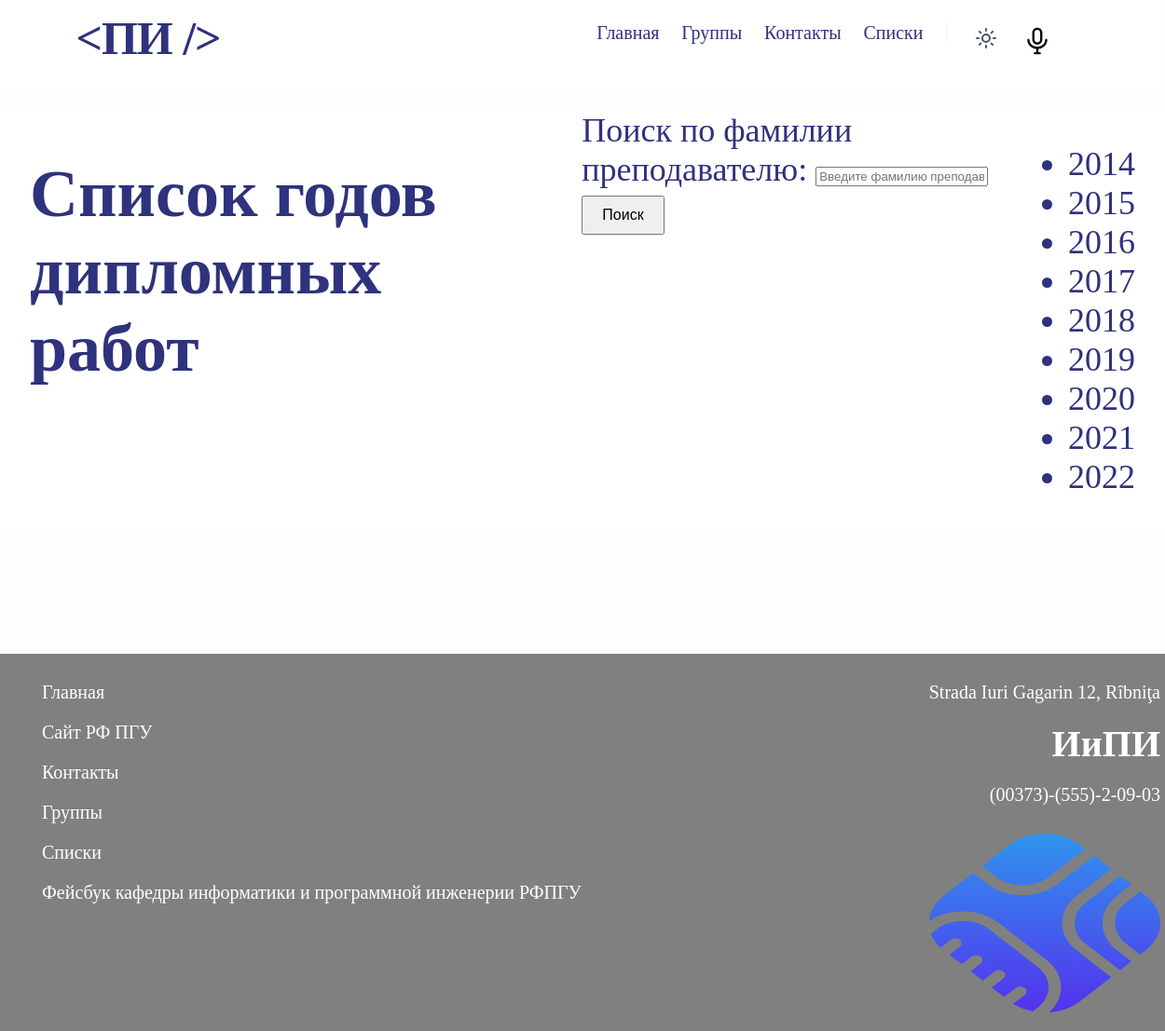
Screenshot of /diplom with the database file from the repository.
### app.py (models this page shows)
class List_diploms(db.Model):
    id = db.Column(db.Integer, primary_key=True)
    year = db.Column(db.Integer, nullable=True)
    name_student = db.Column(db.String(100), nullable=True)
    name_diplom = db.Column(db.String(100), nullable=True)
    name_teacher = db.Column(db.String(100), nullable=True)

### app.py (the view)
@app.route('/diplom')
def diplom_year():
    years = List_diploms.query.distinct(List_diploms.year).order_by(List_diploms.year).all()
    return render_template('Diplom_years.html', years=years)

### app.py (called while the page is built)
@app.before_request
def restrict_access():
    if request.endpoint and "/admin" in request.endpoint:  # Проверяем, что запрос направлен к админке
        if not current_user.is_authenticated:  # Если пользователь не аутентифицирован
            return redirect(url_for('login'))  # Перенаправляем его на страницу входа
        elif current_user.user_role != 1:  # Если у пользователя нет админских прав
            flash("У вас нет доступа к этой странице.", 'error')  # Показываем сообщение об ошибке
            return redirect(url_for('login'))  # Перенаправляем его на страницу входа

### templates/Diplom_years.html (shortened to what this page needs)
{% extends 'base.html'%}
{% block body%}
    <div class="container">
        <h1>Список годов дипломных работ</h1>
        <form action="{{ url_for('search_teacher_diplom') }}" method="get">
            <label for="teacher">Поиск по фамилии преподавателю:</label>
            <input type="text" id="teacher" name="teacher" placeholder="Введите фамилию преподавателя">
            <button type="submit">Поиск</button>
        </form>
        <ul>
            {% set displayed_years = [] %}
            {% for year in years %}
                {% if year.year not in displayed_years %}
                    <li><a href="{{ url_for('diplom', year=year.year) }}">{{ year.year }}</a></li>
                    {% set _ = displayed_years.append(year.year) %}
                {% endif %}
            {% endfor %}
        </ul>
    </div>
{% endblock %}

### templates/base.html (shortened to what this page needs)
<!doctype html>
<html lang="ru">
<head>
    <link rel="stylesheet" href="{{ url_for('static', filename='css/base.css') }}">
    <link rel="stylesheet" href="{{ url_for('static', filename='css/global.css') }}">
</head>
<body id="body">
    <div class="rectangle-parent">
        <div class="header">
            <div class="container">
                <b class="b"><a href="/home">&lt;ПИ /&gt;</a></b>
                <div class="navigation">
                    <div class="link">
                        <div class="about"><a href="/home">Главная</a></div>
                    </div>
                    <div class="link" id="linkContainer1">
                        <div class="about"><a href="/ListOfGroups">Группы</a></div>
                    </div>
                    <div class="link" id="linkContainer">
                        <div class="about"><a href="/Contacts">Контакты</a></div>
                    </div>
                    <div class="link">
                        <div class="about"><a href="/Lists">Списки</a></div>
                    </div>
                    <div class="actions">
                        <div class="icon-button" id="themeToggleBtn">
                            <img class="icon" alt="" src="static/images/icon.svg">
                        </div>
                        <div class="icon-button">
                            <img class="microphone-icon" alt="Микрофон" src="static/images/microphone.svg" id="start-record-btn">
                        </div>
                    </div>
                </div>
            </div>
        </div>
<main>
{% block body %}{% endblock %}
</main>
         <footer class="footer">
            <div class="footer-container">
                <div class="footer-links">
                    <div class="footer-link"><a href="/">Главная</a></div>
                    <div class="footer-link"><a href="https://rfpgu.ru/">Сайт РФ ПГУ</a></div>
                    <div class="footer-link"><a href="/Contacts">Контакты</a></div>
                    <div class="footer-link"><a href="/ListOfGroups">Группы</a></div>
                    <div class="footer-link"><a href="/Lists">Списки</a></div>
                    <div class="footer-link"><a href="https://www.facebook.com/groups/iipirfpgu?locale=ru_RU"> Фейсбук кафедры информатики и программной инженерии РФПГУ</a></div>
                </div>
                <div class="footer-info">
                    <div class="footer-address">Strada Iuri Gagarin 12, Rîbniţa</div>
                    <h1 class="footer-title">ИиПИ</h1>
                    <div class="footer-phone">(00373)-(555)-2-09-03</div>
                    <img class="subtract-icon" loading="lazy" alt="" src="static/images/subtract.svg">
                </div>
            </div>
        </footer>
    </div>
</body>
</html>

### static/css/base.css (style rules this page uses)
.light-theme { background-color: #ffffff; }
.light-theme .header { background-color: #ffffff; }
.light-theme main { background-color: #ffffff; }
main { width: 100%; max-width: 100%; }
.rectangle-parent { background-color: var(--color-gray-100); flex-direction: column; padding: 119px 0 0; box-sizing: border-box; gap: 133.4px; max-width: 100%; text-align: left; font-size: var(--font-size-17xl); color: var(--color-darkslateblue); font-family: var(--font-poppins); }
button { padding: 10px 20px; font-size: 16px; }
.microphone-icon { width: 30px; cursor: pointer; }
.frame-parent, .header-parent, .rectangle-parent { position: relative; display: flex; align-items: flex-start; justify-content: flex-start; }
.header { width: 100%; margin: 0 !important; position: absolute; top: -5px; left: -4px; background-color: var(--gray-default); border-bottom: 1px solid transparent; overflow: hidden; flex-shrink: 0; justify-content: flex-start; padding: 28px 80px; z-index: 1; text-align: center; font-size: 50px; color: var(--color-darkslateblue); font-family: var(--body2-medium-all); }
.container, .header { box-sizing: border-box; }
.container, .header, .navigation { max-width: 100%; }
.actions, .container, .header, .navigation { display: flex; flex-direction: row; align-items: flex-start; }
.container { flex: 1; justify-content: space-between; padding: 0 var(--padding-13xl); gap: 20px; }
.b { width: 102px; letter-spacing: -0.02em; line-height: 36px; display: flex; align-items: center; justify-content: center; min-width: 102px; white-space: nowrap; }
.container a { text-decoration: none; font-family: var(--font-nunito-sans); color: var(--color-darkslateblue); }
.about, .b { position: relative; }
.about { line-height: 24px; font-weight: 500; display: inline-block; min-width: 65px; }
.navigation { justify-content: flex-start; gap: 23.8px; text-align: left; font-size: var(--body2-medium-all-size); }
.link, .link-wrapper { display: flex; flex-direction: row; align-items: flex-start; justify-content: flex-start; font-size:20px; }
.link, .link-wrapper { display: flex; flex-direction: row; align-items: flex-start; justify-content: flex-start; }
.actions { justify-content: flex-start; gap: var(--gap-base); color: var(--gray-50); }
.icon { height: 24px; width: 24px; position: relative; overflow: hidden; flex-shrink: 0; }
.icon-button { border-radius: 8px; display: flex; flex-direction: row; align-items: center; justify-content: center; padding: var(--padding-7xs); }
.footer { position: relative; bottom: 0; left: 0; width: 100%; background-color: #808080; padding: 20px; font-size: 12 px; color: #ffffff; }
.footer-container { display: flex; justify-content: space-between; align-items: flex-start; max-width: 1200px; margin: 0 auto; }
.footer-links, .footer-info { display: flex; flex-direction: column; font-size: 20px; }
.footer-links { text-align: left; }
.footer-link { margin: 10px 0; }
.footer-info { text-align: right; }
.footer-address, .footer-title, .footer-phone { margin: 10px 0; }
.footer a { color: #ffffff; text-decoration: none; }
.subtract-icon { margin-top: 20px; }

### static/css/global.css (style rules this page uses)
body { margin: 0; line-height: normal; }
:root { --font-open-sans: "Open Sans"; --font-akshar: Akshar; --font-poppins: Poppins; --font-nunito-sans: "Nunito Sans"; --body2-medium-all: Inter; --font-size-5xl: 24px; --font-size-lgi: 19px; --font-size-3xl: 22px; --font-size-4xs-4: 8.4px; --font-size-base-8: 16.8px; --font-size-17xl: 36px; --font-size-10xl: 29px; --body2-medium-all-size: 16px; --color-gray-100: #fffefe; --gray-900: #111827; --color-gainsboro-100: #e2e2e2; --color-ghostwhite: #f0f0f6; --color-black: #000; --color-darkorange: #f48c06; --gray-default: #fff; --color-lightsteelblue: rgba(201, 211, 231, 0.4); --color-crimson: #e13468; --color-deepskyblue-100: #23bdee; --gray-50: #f9fafb; --gray-100: #f3f4f6; --color-sandybrown-100: #f4b767; --color-darkslateblue: #2f327d; --gray-600: #4b5563; --gap-5xs-5: 7.5px; --gap-11xs-5: 1.5px; --gap-base: 16px; --padding-8xs: 5px; --padding-13xl: 32px; --padding-xl: 20px; --padding-164xl-3: 183.3px; --padding-xs-9: 11.9px; --padding-smi-5: 12.5px; --padding-8xs-7: 4.7px; --padding-8xs-6: 4.6px; --padding-5xs-4: 7.4px; --padding-7xs-4: 5.4px; --padding-164xl-4: 183.4px; --padding-smi-4: 12.4px; --padding-7xs-5: 5.5px; --padding-mini-3: 14.3px; --padding-base-6: 15.6px; --padding-7xs: 6px; --padding-21xl: 40px; --br-61xl: 80px; --br-lg-8: 18.8px; --br-8xs-2: 4.2px; --br-12xs-4: 0.4px; --br-19xl-7: 38.7px; --br-xl: 20px; }

### rows the page displays
List_diploms: year "2014"
List_diploms: year "2015"
List_diploms: year "2016"
List_diploms: year "2017"
List_diploms: year "2018"
List_diploms: year "2019"
List_diploms: year "2020"
List_diploms: year "2021"
List_diploms: year "2022"
